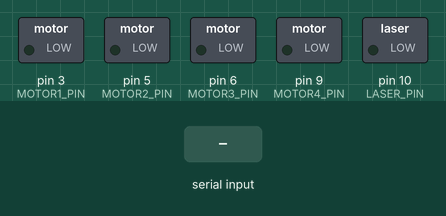
Recording of a sketch running on a simulated Arduino Uno, built with avr-gcc and run on an emulated ATmega328P. On the bench: switched loads named in the sketch (green lamp = pin HIGH). Inputs (shaded band) come from the test bench.

Above: at 1.2 s.
1.3 s: "w" received over Serial
At 1.9 s:
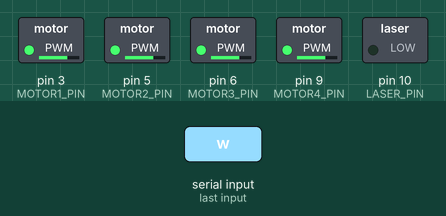
2.8 s: "l" received over Serial
At 4.0 s:
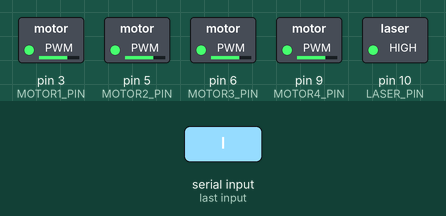
4.3 s: "s" received over Serial
At 5.3 s:
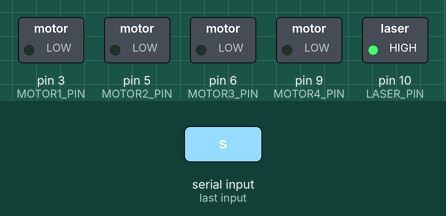
Timing chart, 0 to 7.3 s (numbered marks = the images above; inputs shaded):
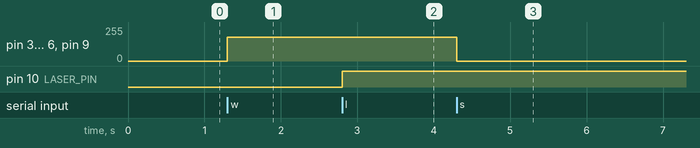

The sketch:

Drone_laser_control.ino
```cpp
/*
 * Simple drone motor and laser control prototype
 * For demo only, not a flight controller code
 */

#define MOTOR1_PIN 3
#define MOTOR2_PIN 5
#define MOTOR3_PIN 6
#define MOTOR4_PIN 9
#define LASER_PIN 10

// Simple variables to simulate control input
int motorSpeed = 0;
bool laserOn = false;

void setup() {
  pinMode(MOTOR1_PIN, OUTPUT);
  pinMode(MOTOR2_PIN, OUTPUT);
  pinMode(MOTOR3_PIN, OUTPUT);
  pinMode(MOTOR4_PIN, OUTPUT);
  pinMode(LASER_PIN, OUTPUT);

  // Initialize serial for control input simulation
  Serial.begin(9600);
}

void loop() {
  if (Serial.available()) {
    char command = Serial.read();

    switch(command) {
      case 'w': motorSpeed = 180; break;  // Increase throttle
      case 's': motorSpeed = 0; break;    // Cut throttle
      case 'l': laserOn = !laserOn; break; // Toggle laser
    }
  }

  analogWrite(MOTOR1_PIN, motorSpeed);
  analogWrite(MOTOR2_PIN, motorSpeed);
  analogWrite(MOTOR3_PIN, motorSpeed);
  analogWrite(MOTOR4_PIN, motorSpeed);

  digitalWrite(LASER_PIN, laserOn ? HIGH : LOW);
}
```

Measured:
- after the input at 1.3 s, pin 3 (MOTOR1_PIN), pin 5 (MOTOR2_PIN), pin 6 (MOTOR3_PIN), pin 9 (MOTOR4_PIN): 0/255 → 180/255 at once
- after the input at 2.8 s, pin 10 (LASER_PIN): LOW → HIGH at once
- after the input at 4.3 s, pin 3 (MOTOR1_PIN), pin 5 (MOTOR2_PIN), pin 6 (MOTOR3_PIN), pin 9 (MOTOR4_PIN): 180/255 → 0/255 at once
